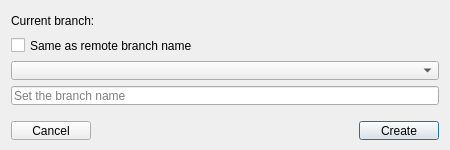
<?xml version="1.0" encoding="UTF-8"?>
<ui version="4.0">
 <class>BranchDlg</class>
 <widget class="QDialog" name="BranchDlg">
  <property name="geometry">
   <rect>
    <x>0</x>
    <y>0</y>
    <width>450</width>
    <height>150</height>
   </rect>
  </property>
  <property name="minimumSize">
   <size>
    <width>450</width>
    <height>150</height>
   </size>
  </property>
  <property name="maximumSize">
   <size>
    <width>450</width>
    <height>150</height>
   </size>
  </property>
  <property name="windowTitle">
   <string>Dialog</string>
  </property>
  <layout class="QGridLayout" name="gridLayout">
   <item row="5" column="1">
    <spacer name="horizontalSpacer">
     <property name="orientation">
      <enum>Qt::Orientation::Horizontal</enum>
     </property>
     <property name="sizeHint" stdset="0">
      <size>
       <width>207</width>
       <height>20</height>
      </size>
     </property>
    </spacer>
   </item>
   <item row="0" column="0" colspan="3">
    <widget class="QFrame" name="currentBranchFrame">
     <property name="sizePolicy">
      <sizepolicy hsizetype="Fixed" vsizetype="Fixed">
       <horstretch>0</horstretch>
       <verstretch>0</verstretch>
      </sizepolicy>
     </property>
     <layout class="QHBoxLayout" name="horizontalLayout">
      <property name="spacing">
       <number>5</number>
      </property>
      <property name="leftMargin">
       <number>0</number>
      </property>
      <property name="topMargin">
       <number>0</number>
      </property>
      <property name="rightMargin">
       <number>0</number>
      </property>
      <property name="bottomMargin">
       <number>0</number>
      </property>
      <item>
       <widget class="QLabel" name="label">
        <property name="text">
         <string>Current branch:</string>
        </property>
       </widget>
      </item>
      <item>
       <widget class="QLabel" name="leOldName">
        <property name="text">
         <string/>
        </property>
       </widget>
      </item>
      <item>
       <spacer name="horizontalSpacer_2">
        <property name="orientation">
         <enum>Qt::Orientation::Horizontal</enum>
        </property>
        <property name="sizeHint" stdset="0">
         <size>
          <width>40</width>
          <height>20</height>
         </size>
        </property>
       </spacer>
      </item>
     </layout>
    </widget>
   </item>
   <item row="5" column="2">
    <widget class="QPushButton" name="pbAccept">
     <property name="text">
      <string>Create</string>
     </property>
    </widget>
   </item>
   <item row="4" column="0">
    <spacer name="verticalSpacer">
     <property name="orientation">
      <enum>Qt::Orientation::Vertical</enum>
     </property>
     <property name="sizeType">
      <enum>QSizePolicy::Policy::Fixed</enum>
     </property>
     <property name="sizeHint" stdset="0">
      <size>
       <width>10</width>
       <height>10</height>
      </size>
     </property>
    </spacer>
   </item>
   <item row="1" column="0" colspan="3">
    <widget class="CheckBox" name="chbCopyRemote">
     <property name="text">
      <string>Same as remote branch name</string>
     </property>
    </widget>
   </item>
   <item row="3" column="0" colspan="3">
    <widget class="QLineEdit" name="leNewName">
     <property name="placeholderText">
      <string>Set the branch name</string>
     </property>
    </widget>
   </item>
   <item row="5" column="0">
    <widget class="QPushButton" name="pbCancel">
     <property name="text">
      <string>Cancel</string>
     </property>
    </widget>
   </item>
   <item row="2" column="0" colspan="3">
    <widget class="QComboBox" name="cbRemotes"/>
   </item>
  </layout>
 </widget>
 <customwidgets>
  <customwidget>
   <class>CheckBox</class>
   <extends>QCheckBox</extends>
   <header>custom-widgets/CheckBox.h</header>
  </customwidget>
 </customwidgets>
 <tabstops>
  <tabstop>leNewName</tabstop>
  <tabstop>pbAccept</tabstop>
  <tabstop>pbCancel</tabstop>
 </tabstops>
 <resources/>
 <connections/>
</ui>
